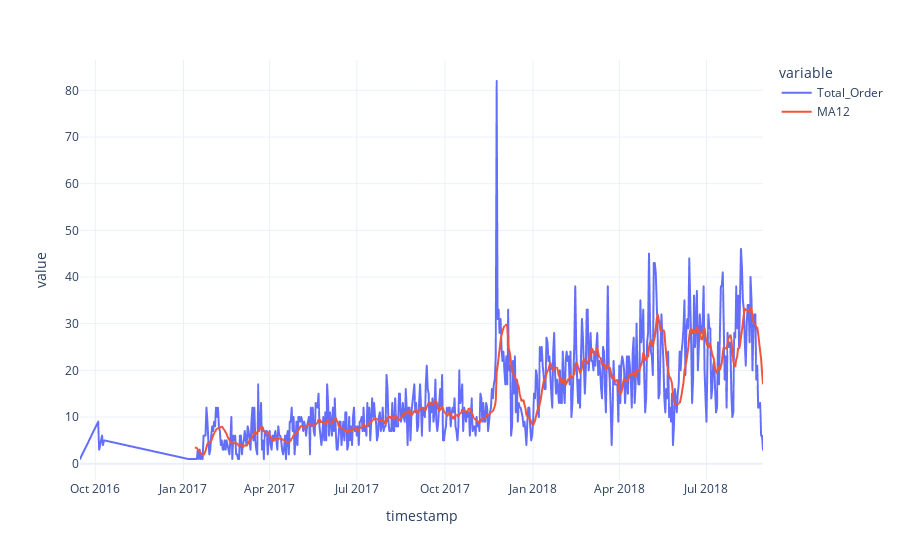

The cell this chart's notebook holds for it:
### Code cell
# create 12 month moving average
orders['MA12'] = orders['Total_Order'].rolling(12).mean()

# plot the data and MA
fig = px.line(orders, x="timestamp", y=["Total_Order", "MA12"], template = 'plotly_white')
fig.show()

### Figure 1 — Plotly figure (JSON) as saved in the notebook; plotly's stock layout.template omitted (floating-point values rounded to 4 significant figures; data arrays with more than 128 entries replaced by an {"elided": "..."} marker saying what was removed)
{"data": [{"hovertemplate": "variable=Total_Order<br>timestamp=%{x}<br>value=%{y}<extra></extra>", "legendgroup": "Total_Order", "line": {"color": "#636efa", "dash": "solid"}, "marker": {"symbol": "circle"}, "mode": "lines", "name": "Total_Order", "showlegend": true, "type": "scattergl", "x": {"elided": "602 str values"}, "xaxis": "x", "y": {"elided": "602 int values"}, "yaxis": "y"}, {"hovertemplate": "variable=MA12<br>timestamp=%{x}<br>value=%{y}<extra></extra>", "legendgroup": "MA12", "line": {"color": "#EF553B", "dash": "solid"}, "marker": {"symbol": "circle"}, "mode": "lines", "name": "MA12", "showlegend": true, "type": "scattergl", "x": {"elided": "602 str values"}, "xaxis": "x", "y": {"elided": "602 float values"}, "yaxis": "y"}], "layout": {"autosize": true, "legend": {"title": {"text": "variable"}, "tracegroupgap": 0}, "margin": {"t": 60}, "xaxis": {"anchor": "y", "autorange": true, "domain": [0, 1], "range": ["2016-09-15", "2018-08-29"], "title": {"text": "timestamp"}, "type": "date"}, "yaxis": {"anchor": "x", "autorange": true, "domain": [0, 1], "range": [-3.5, 86.5], "title": {"text": "value"}, "type": "linear"}}}
